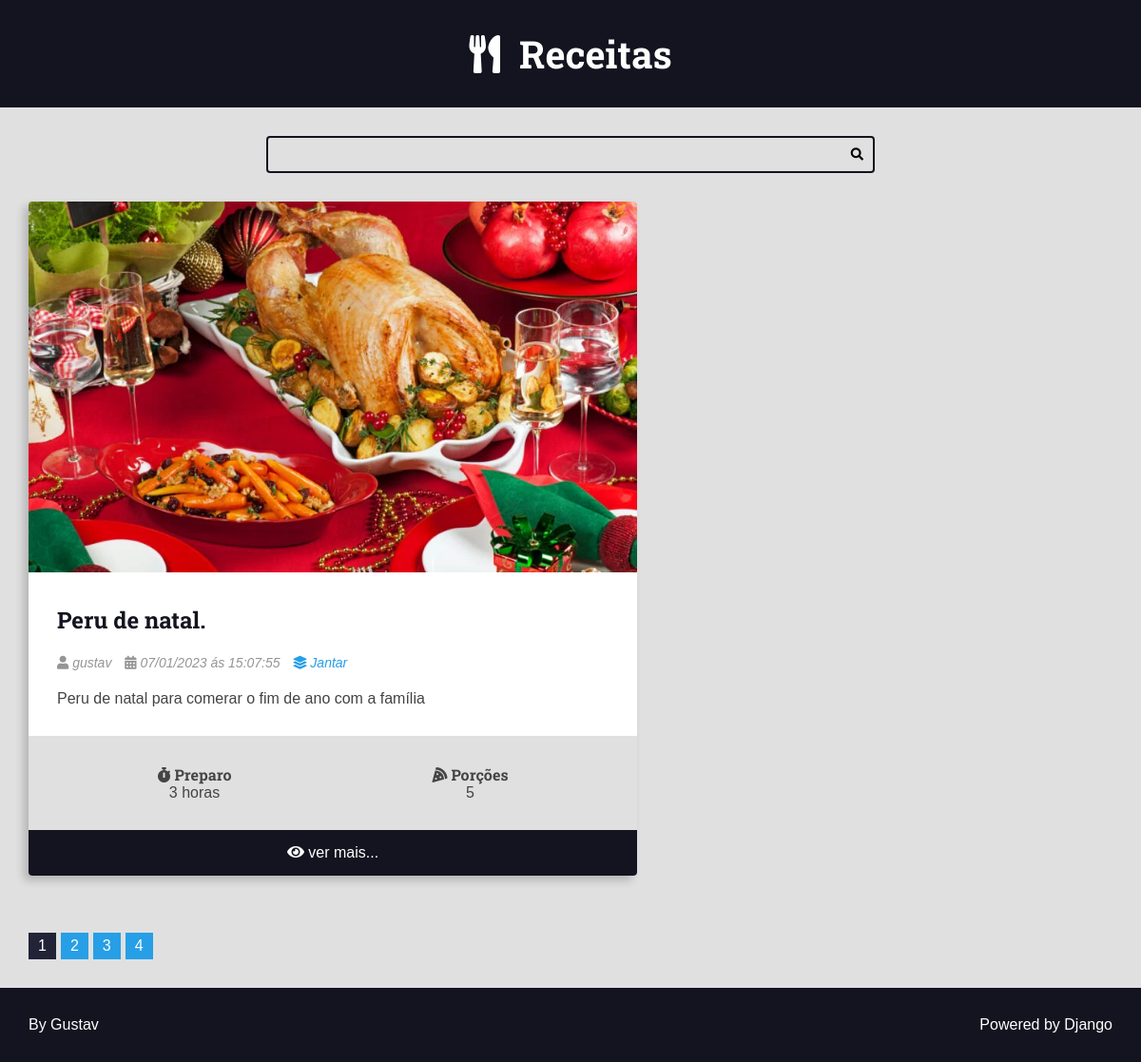
The page / on the database its author committed.
### recipes/models.py (models this page shows, shortened)
class Recipe(models.Model):
    title = models.CharField(max_length=65)
    description = models.CharField(max_length=165)
    slug = models.SlugField(unique=True)
    preparation_time = models.IntegerField()
    preparation_time_unit = models.CharField(max_length=65)
    servings = models.IntegerField()
    servings_unit = models.CharField(max_length=65)
    preparation_steps = models.TextField()
    preparation_steps_is_html = models.BooleanField(default=False)
    created_at = models.DateTimeField(auto_now_add=True)
    updated_at = models.DateTimeField(auto_now=True)
    is_published = models.BooleanField(default=False)
    cover = models.ImageField(
        upload_to='recipes/covers/%Y/%m/%d/',  blank=True,  default=''
        )
    category = models.ForeignKey(
        Category, on_delete=models.SET_NULL, null=True, default=None
        )
    author = models.ForeignKey(User, on_delete=models.SET_NULL, null=True)

class Category(models.Model):
    name = models.CharField(max_length=60)

### recipes/views.py (the view)
# urls.py: 2. Add a URL to urlpatterns:  path('', views.home, name='home')
def home(request: HttpRequest) -> HttpResponse:
    recipes: QueryDict = Recipe.objects.filter(is_published=True).order_by('-id')  # noqa: E501
    page_obj, pagination_range = make_pagination(
            request=request,
            query_set=recipes,
            per_page=1,
            qty_pages=4
    )
    return render(
        request, 'recipes/pages/home.html', context={'recipes': page_obj, 'pagination_range': pagination_range}  # noqa: E501
        )

### utils/pagination.py (called while the page is built)
def make_pagination(request: HttpRequest, qty_pages: int, query_set: QueryDict, per_page: int) -> tuple:  # noqa? E501
    try:
        current_page = int(request.GET.get('page', 1))
    except ValueError:
        current_page = 1
    paginator = Paginator(query_set, per_page)
    page_obj = paginator.get_page(current_page)
    pagination_range = make_pagination_range(
        paginator.page_range,
        qty_pages,
        current_page
    )
    return page_obj, pagination_range

### recipes/templates/recipes/pages/home.html (shortened to what this page needs)
{% extends 'global/base.html'%}
{% block 'content'%}
    <div class="main-content main-content-list container">
        {% for recipe in recipes %}
            {% include 'recipes/partials/recipe.html'%}
        {% empty %}
            <div class="center" style="margin-bottom: 550px;">
                <h1>There are no recipes here!</h1>
            </div>
        {% endfor %}
    </div>
{% endblock%}

### recipes/templates/recipes/partials/recipe.html (shortened to what this page needs)
<div class="recipe recipe-list-item">
    <div class="recipe-cover">
        {% if recipe.cover%}
            <a href="{% url  'recipes:recipe' recipe.id %}">
            <img src="{{recipe.cover.url}}" alt="Temporário">
            </a>
        {% endif %}
    </div>
    <div class="recipe-title-container">
        <h2 class="recipe-title">
            <a href="{% url  'recipes:recipe' recipe.id %}">
                {{recipe.title}}.
            </a>
        </h2>
    </div>
    <div class="recipe-author">
        {%if recipe.author is not None%}
            <span class="recipe-author-item">
                <i class="fas fa-user"></i>
                {% if recipe.first_name%}
                    {{recipe.author.first_name}} {{recipe.author.last_name}}
                {% else%}
                    {{recipe.author.username}}
                {% endif %}
            </span>
        {% endif %}
        <span class="recipe-author-item">
            <i class="fas fa-calendar-alt"></i>
            {{recipe.created_at|date:"d/m/Y"}} ás {{recipe.created_at|date:"H:i:s"}}
        </span>
        {% if recipe.category is not None%}
            <span class="recipe-author-item">
                <a href="{% url 'recipes:category' recipe.category.id %}">
                    <i class="fas fa-layer-group"></i>
                    <span>{{recipe.category.name}}</span>
                </a>
            </span>
        {% endif %}
    </div>
    <div class="recipe-content">
        <p>{{recipe.description}}</p>
    </div>
    <div class="recipe-meta-container">
        <div class="recipe-meta recipe-preparation">
            <h3 class="recipe-meta-title"><i class="fas fa-stopwatch"></i> Preparo</h3>
            <div class="recipe-meta-text">
                {{recipe.preparation_time}} {{recipe.preparation_time_unit}}
            </div>
        </div>
        <div class="recipe-meta recipe-servings">
            <h3 class="recipe-meta-title"><i class="fas fa-pizza-slice"></i> Porções</h3>
            <div class="recipe-meta-text">
                {{recipe.servings}} {{recipes.servings_unit}}
            </div>
        </div>
    </div>
    {% if is_detail_page is not True%}
        <footer class="recipe-footer">
            <a class="recipe-read-more button button-dark button-full-width" href="{% url 'recipes:recipe' recipe.id %}">
                <i class="fas fa-eye"></i>
                <span>ver mais...</span>
            </a>
        </footer>
    {% endif %}
</div>

### recipes/static/recipes/css/style.css (style rules this page uses)
:root { --color-primary: #269fe6; --color-primary-hover: #2086c2; --color-primary-dark: #13141f; --color-primary-dark-hover: #212336; --color-primary-light: #d4ecfa; --color-primary-light-hover: #bdd8e7; --color-white: #fff; --color-black: #000; --color-dark-text: #444; --color-info-light: #cce5ff; --color-debug-light: #cce5ff; --color-success-light: #d4edda; --color-alert-light: #fff3cd; --color-warning-light: #fff3cd; --color-error-light: #f8d7da; --color-info-dark: #4d86c4; --color-debug-dark: #4d86c4; --color-success-dark: #4a9c5d; --color-alert-dark: #927f40; --color-warning-dark: #927f40; --color-error-dark: #da525d; --color-gray-0: #f9f9f9; --color-gray-1: #e0e0e0; --color-gray-2: #c7c7c7; --color-gray-3: #aeaeae; --color-gray-4: #959595; --color-gray-5: #7d7d7d; --color-gray-6: #646464; --color-gray-7: #4b4b4b; --color-gray-8: #323232; --color-gray-9: #191919; --font-primary: sans-serif; --font-headings: 'Roboto Slab', serif; --spacing-gutter-medium: 3rem; --spacing-gutter-large: 4rem; }
* { padding: 0; margin: 0; box-sizing: border-box; }
html { font-size: 62.5%; }
body { font-size: 1.6rem; font-family: var(--font-primary); background: var(--color-gray-1); color: var(--color-dark-text); }
h1, h2, h3, h4, h5, h6 { font-family: var(--font-headings); }
img { max-width: 100%; }
a { color: var(--color-primary); text-decoration: none; }
.container { max-width: 144rem; margin: 0 auto; padding: var(--spacing-gutter-medium); }
.main-content { padding-top: 0; }
.main-content-list { display: grid; grid-template-columns: repeat(auto-fit, minmax(340px, 1fr)); gap: var(--spacing-gutter-large); }
.recipe { background: var(--color-white); box-shadow: -5px 5px 10px rgba(0, 0, 0, 0.2); transform: scale(1); transition: all 300ms ease-in-out; border-radius: 0.4rem; overflow: hidden; }
.recipe img { max-width: 100%; }
.recipe-list-item { max-width: 64rem; height: fit-content; }
.recipe-title-container { padding: var(--spacing-gutter-medium); padding-bottom: 2rem; }
.recipe-title-container a { text-decoration: none; color: var(--color-primary-dark); }
.recipe-author { padding: 0 var(--spacing-gutter-medium); }
.recipe-content { padding: var(--spacing-gutter-medium); padding-top: 2rem; }
.recipe-author-item { color: var(--color-gray-4); margin-right: 1rem; font-style: italic; font-size: 1.4rem; }
.recipe-author a { color: var(--color-primary); transition: all 300ms ease-in-out; text-decoration: none; }
.recipe-meta-container { display: flex; flex-flow: row wrap; padding: var(--spacing-gutter-medium); background: var(--color-gray-1); }
.recipe-meta { display: flex; flex-flow: column nowrap; flex-shrink: 1; flex-grow: 1; text-align: center; }
.recipe-meta-title { font-size: 1.6rem; }
.recipe-footer a { background: var(--color-primary-dark); display: block; color: var(--color-white); text-decoration: none; text-align: center; padding: 1.5rem var(--spacing-gutter-medium); transition: all 300ms ease-in-out; }

### rows shown on the page
Recipe: cover (picture), title "Peru de natal", author.username "gustav", created_at "07/01/2023", created_at "15:07:55", category.name "Jantar", description "Peru de natal para comerar o fim de ano com a família", preparation_time "3", preparation_time_unit "horas", servings "5"

### other values the page prints
{{ page }} "1"
{{ page }} "2" "3" "4"
